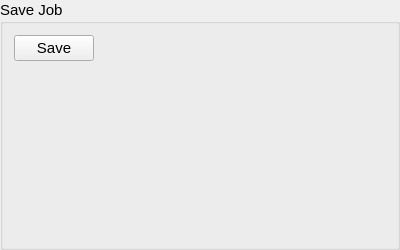
<?xml version="1.0" encoding="UTF-8"?>
<ui version="4.0">
 <class>NTUSaveJob</class>
 <widget class="QGroupBox" name="NTUSaveJob">
  <property name="geometry">
   <rect>
    <x>0</x>
    <y>0</y>
    <width>400</width>
    <height>250</height>
   </rect>
  </property>
  <property name="font">
   <font>
    <pointsize>11</pointsize>
   </font>
  </property>
  <property name="windowTitle">
   <string>GroupBox</string>
  </property>
  <property name="title">
   <string>Save Job</string>
  </property>
  <layout class="QGridLayout" name="gridLayout">
   <item row="0" column="0">
    <widget class="QPushButton" name="pushButton_save">
     <property name="sizePolicy">
      <sizepolicy hsizetype="Fixed" vsizetype="Fixed">
       <horstretch>0</horstretch>
       <verstretch>0</verstretch>
      </sizepolicy>
     </property>
     <property name="font">
      <font>
       <pointsize>11</pointsize>
      </font>
     </property>
     <property name="text">
      <string>Save</string>
     </property>
    </widget>
   </item>
   <item row="1" column="0">
    <spacer name="verticalSpacer">
     <property name="orientation">
      <enum>Qt::Vertical</enum>
     </property>
     <property name="sizeHint" stdset="0">
      <size>
       <width>20</width>
       <height>40</height>
      </size>
     </property>
    </spacer>
   </item>
   <item row="0" column="1">
    <spacer name="horizontalSpacer">
     <property name="orientation">
      <enum>Qt::Horizontal</enum>
     </property>
     <property name="sizeHint" stdset="0">
      <size>
       <width>40</width>
       <height>20</height>
      </size>
     </property>
    </spacer>
   </item>
  </layout>
 </widget>
 <resources/>
 <connections/>
</ui>
